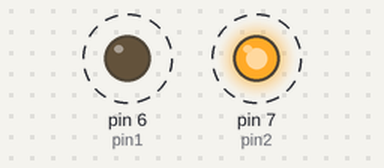
A sketch run on a simulated Arduino Uno, built with avr-gcc and run on an emulated ATmega328P. On the bench: output pins drawn as LEDs (lit = HIGH). Dashed ring = blinking.

Above: at 0.5 s.
Timing chart, 0 to 4.6 s (numbered marks = the images above):
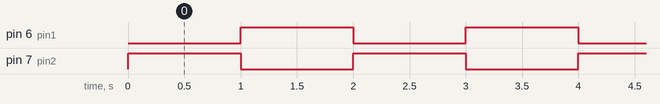

Measured:
- by itself, pin 6 (pin1), pin 7 (pin2): alternates HIGH for 1.0 s and LOW for 1.0 s

The sketch:

Pisca_lampada_com_rele.ino
```cpp
#define pin1 6
#define pin2 7

void setup() {
 pinMode (pin1, OUTPUT);
 pinMode (pin2, OUTPUT);

}

void loop() {
 digitalWrite (pin1, LOW);
 digitalWrite (pin2, HIGH);
 delay (1000);


 digitalWrite (pin1, HIGH);
 digitalWrite (pin2, LOW);
 delay (1000);
}
```
